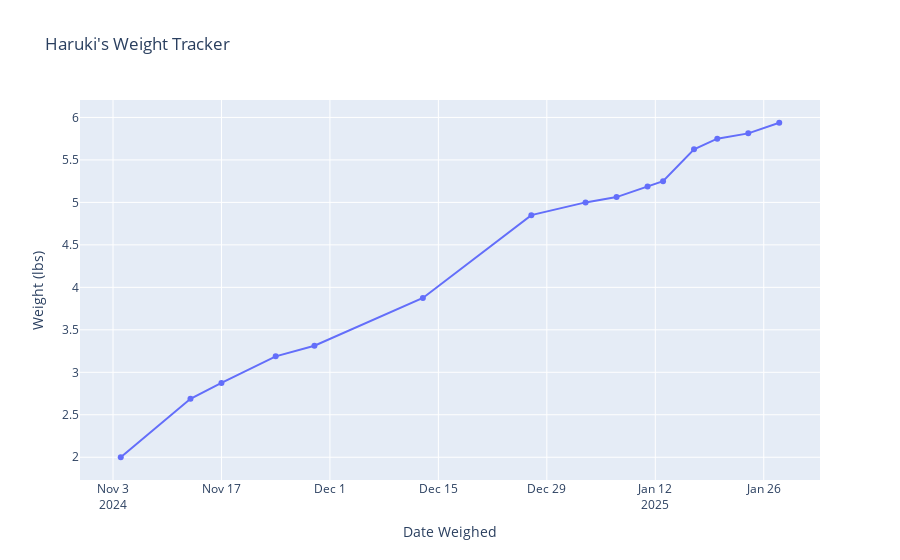

This figure's notebook cell:
### Markdown cell above
## Haruki

### Code cell
haruki_dict = {
    '2024-11-4':2,
    '2024-11-13':2.6875,
    '2024-11-17':2.875,
    '2024-11-24':3.1875,
    '2024-11-29':3.3125,
    '2024-12-13':3.875,
    '2024-12-27':4.85,
    '2025-01-03':5,
    '2025-01-07':5.0625,
    '2025-01-11':5.1875,
    '2025-01-13':5.25,
    '2025-01-17':5.625,
    '2025-01-20':5.75,
    '2025-01-24':5.8125,
    '2025-01-28':5.9375,
    '2025-02-01':6.1875
    }
date_haruki = pd.to_datetime(
    list(
        haruki_dict.keys()
        )
        )
weight_haruki = list(haruki_dict.values())
Haruki = pd.DataFrame({'Date':date_haruki, 'Weight (lbs)':weight_haruki})
Haruki['Date']=Haruki['Date'].dt.date
Haruki
fig = px.line(Haruki,
           x=date_haruki,
           y=weight_haruki,
           hover_data=["Date", "Weight (lbs)"],
           labels={'x':'Date Weighed', 'y':'Weight (lbs)'},
           title = "Haruki's Weight Tracker",
           markers='o'
)
fig.show()

### Figure 1 — Plotly figure (JSON) as saved in the notebook; plotly's stock layout.template omitted (floating-point values rounded to 4 significant figures)
{"data": [{"customdata": [["2024-11-04", 2], ["2024-11-13", 2.688], ["2024-11-17", 2.875], ["2024-11-24", 3.188], ["2024-11-29", 3.312], ["2024-12-13", 3.875], ["2024-12-27", 4.85], ["2025-01-03", 5], ["2025-01-07", 5.062], ["2025-01-11", 5.188], ["2025-01-13", 5.25], ["2025-01-17", 5.625], ["2025-01-20", 5.75], ["2025-01-24", 5.812], ["2025-01-28", 5.938]], "hovertemplate": "Date Weighed=%{x}<br>Weight (lbs)=%{customdata[1]}<br>Date=%{customdata[0]}<extra></extra>", "legendgroup": "", "line": {"color": "#636efa", "dash": "solid"}, "marker": {"symbol": "circle"}, "mode": "lines+markers", "name": "", "orientation": "v", "showlegend": false, "type": "scatter", "x": ["2024-11-04T00:00:00", "2024-11-13T00:00:00", "2024-11-17T00:00:00", "2024-11-24T00:00:00", "2024-11-29T00:00:00", "2024-12-13T00:00:00", "2024-12-27T00:00:00", "2025-01-03T00:00:00", "2025-01-07T00:00:00", "2025-01-11T00:00:00", "2025-01-13T00:00:00", "2025-01-17T00:00:00", "2025-01-20T00:00:00", "2025-01-24T00:00:00", "2025-01-28T00:00:00"], "xaxis": "x", "y": [2, 2.688, 2.875, 3.188, 3.312, 3.875, 4.85, 5, 5.062, 5.188, 5.25, 5.625, 5.75, 5.812, 5.938], "yaxis": "y"}], "layout": {"legend": {"tracegroupgap": 0}, "title": {"text": "Haruki's Weight Tracker"}, "xaxis": {"anchor": "y", "domain": [0, 1], "title": {"text": "Date Weighed"}}, "yaxis": {"anchor": "x", "domain": [0, 1], "title": {"text": "Weight (lbs)"}}}}
